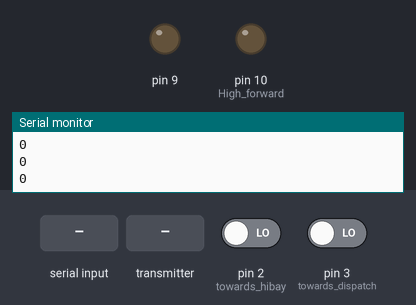
Recording of a sketch running on a simulated Arduino Mega 2560, built with avr-gcc and run on an emulated ATmega2560. Shown: output pins drawn as LEDs (lit = HIGH), the last lines printed to the serial monitor. The test bench sets the inputs (shaded band); at power-on: pin 2 (towards_hibay) LOW, pin 3 (towards_dispatch) LOW. No radio packets arrive unless stated.

Above: at 1.2 s.
1.3 s: pin 2 (towards_hibay) driven HIGH
2.8 s: "a" received over Serial
At 3.9 s:
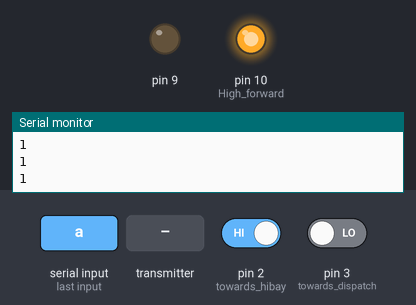
4.3 s: pin 3 (towards_dispatch) driven HIGH
At 4.9 s:
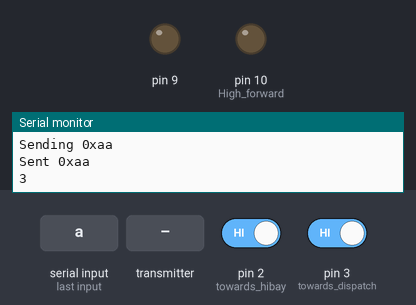
5.8 s: the transmitter starts sending rxMessage = 0
Timing chart, 0 to 8.7 s (numbered marks = the images above; inputs shaded):
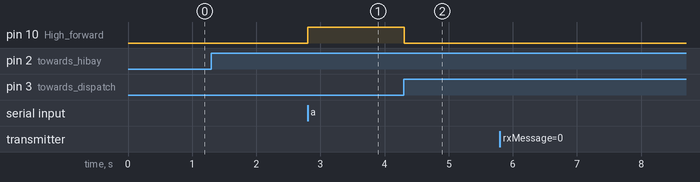

Measured:
- after the input at 2.8 s, pin 10 (High_forward): LOW → HIGH at once
- after the input at 4.3 s, pin 10 (High_forward): HIGH → LOW at once

The sketch:

nRF_dispatchConveyor.ino
```cpp
#include <nRF24L01.h>
#include <RF24.h>
#include <RF24_config.h>
#include <SPI.h>
RF24 radio(7, 8);

const byte txAddr[6] = "11800";
const byte rxAddr[6] = "11801";
const char text[] = "Hi";
char rxText = 'f';
char palletType = '0';

/*
 * NRF Connections with Arduino Mega:
 * CE - 7
 * CSN - 8
 * M1/MISO - 50
 * M0/MOSI - 51
 * SCK - 52
 */

int state = 0;
uint8_t txMessage;
uint8_t rxMessage;
bool correctMessage;
bool sent;
char userInput;

const uint64_t talking_pipes[5] = { 0xF0F0F0F0D2LL, 0xF0F0F0F0C3LL, 0xF0F0F0F0B4LL, 0xF0F0F0F0A5LL, 0xF0F0F0F096LL };
const uint64_t listening_pipes[5] = { 0x3A3A3A3AD2LL, 0x3A3A3A3AC3LL, 0x3A3A3A3AB4LL, 0x3A3A3A3AA5LL, 0x3A3A3A3A96LL };

void setup(){
  pinMode(2,INPUT);
  radio.begin();
  Serial.begin(9600);
  radio.setRetries(15, 15);
  radio.setPALevel(RF24_PA_MIN);
  radio.openReadingPipe(1, listening_pipes[0]);
  radio.openWritingPipe(talking_pipes[0]);
  radio.stopListening();

  pinMode(9, OUTPUT);
  pinMode(10, OUTPUT); //High forward

  pinMode(2, INPUT);  //towards hibay
  pinMode(3, INPUT);  //towards dispatch

}
void loop(){
  bool startingSensor = digitalRead(2);
  bool endingSensor = digitalRead(3);

  if(startingSensor && state == 0) {
    state = 1;
  }
  else if(endingSensor && state == 1) {
    state = 2;
  }

  Serial.println(state);
  switch(state) {
    case 0:
      digitalWrite(9, LOW);
      digitalWrite(10, LOW);
      break;

    case 1:
      if(palletType == '0') {
        Serial.println("Please enter the pallet type:");
        while(!Serial.available());
        userInput = Serial.read();
//        char userInput = 'a';
        if(userInput == 'a') {
          palletType = 'a';
        }
        else if (userInput == 'b') {
          palletType = 'b';
        }
        else if (userInput == 'c') {
          palletType = 'c';
        }
        else {
          palletType = '0';
        }
      }
      if(palletType != '0') {
        digitalWrite(9, LOW);
        digitalWrite(10, HIGH);
      }
      break;

    case 2:
      digitalWrite(9, LOW);
      digitalWrite(10, LOW);

      radio.stopListening();
      txMessage = 0xaa;
      Serial.println("Sending 0xaa");
      sent = radio.write(&txMessage, sizeof(txMessage));
      if(sent) {
        Serial.println("Sent 0xaa");
        state = 3;
      }
      break;

    case 3:
      radio.startListening();
      correctMessage = false;
      while(!correctMessage) {
        while(!radio.available());
        radio.read(&rxMessage, sizeof(rxMessage));
        Serial.print("Received ");
        Serial.println(rxMessage);
        if(rxMessage == 0xbb) {
          correctMessage = true;
          state = 4;
        }
      }
      break;

    case 4:
      digitalWrite(9, LOW);
      digitalWrite(10, HIGH);
      radio.stopListening();
      if(palletType == 'a') {
        txMessage = 0xaf;
      }
      else if(palletType == 'b') {
        txMessage = 0xbf;
      }
      else if(palletType == 'c') {
        txMessage = 0xcf;
      }
      Serial.println("Sending 0xcc");
      sent = radio.write(&txMessage, sizeof(txMessage));
      if(sent) {
        Serial.println("Sent 0xcc");
      }
      state = 5;
      break;

    case 5:
      radio.startListening();
      correctMessage = false;
      while(!correctMessage) {
        while(!radio.available());
        radio.read(&rxMessage, sizeof(rxMessage));
        Serial.print("Received ");
        Serial.println(rxMessage);
        if(rxMessage == 0xdd) {
          correctMessage = true;
          state = 0;
          palletType = '0';
        }
      }
      break;

  }
}
```
